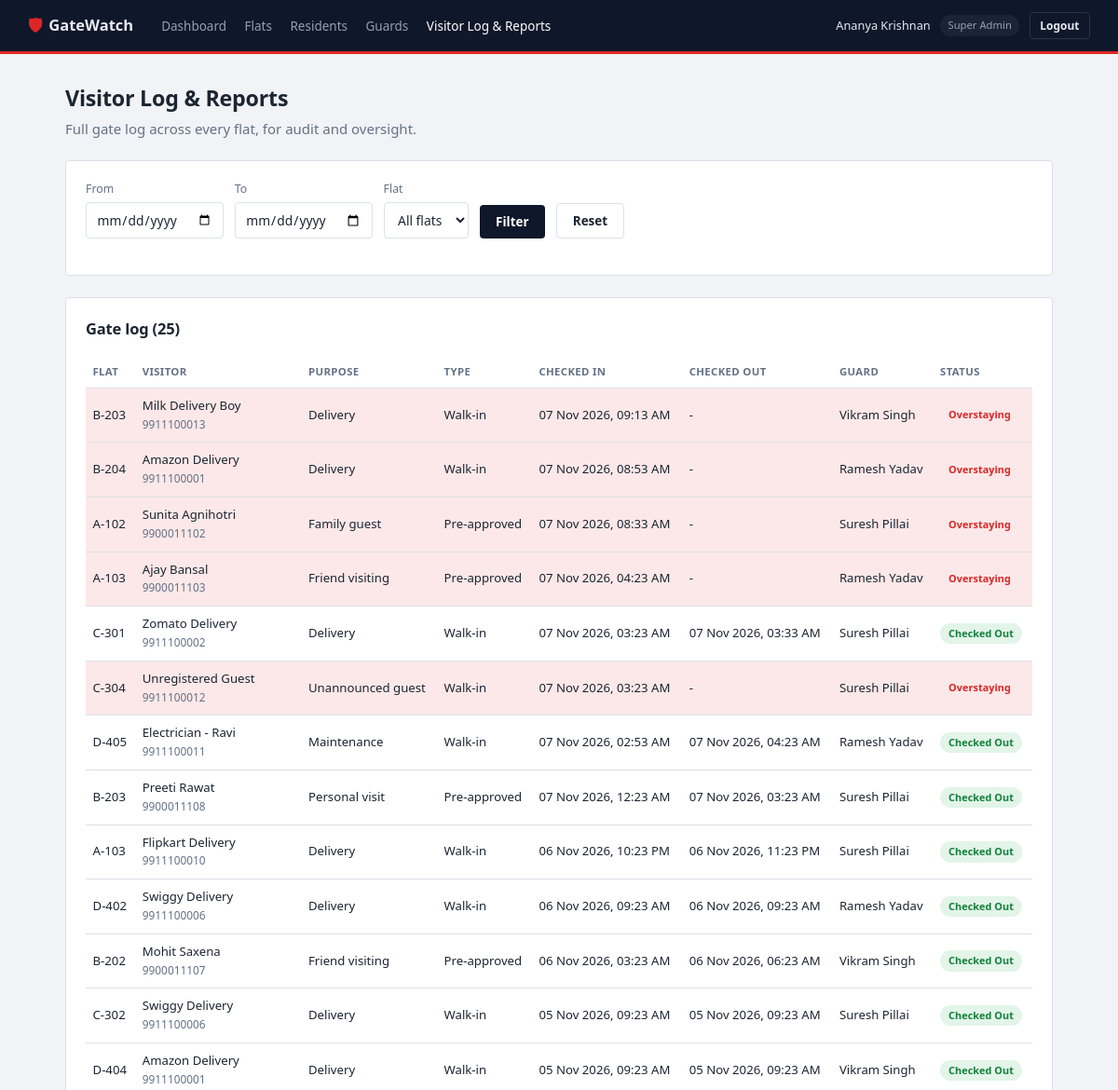
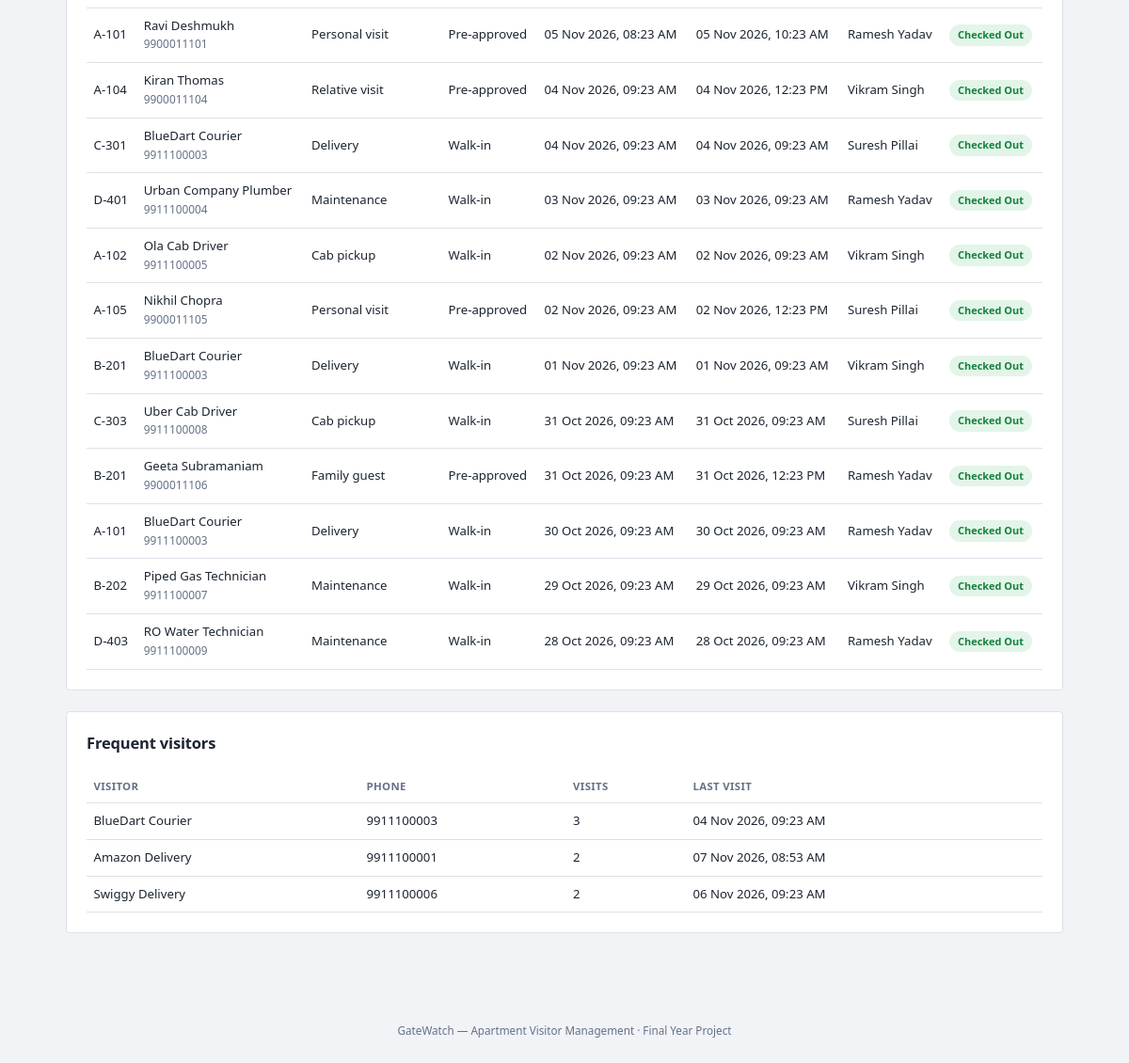
/index.php?route=admin/visitor-log (signed in), run on the app's committed database (2 pictures, top to bottom).
### tables this page shows
CREATE TABLE visitor_logs (
    id                INT AUTO_INCREMENT PRIMARY KEY,
    gate_pass_id      INT NULL,
    flat_id           INT NOT NULL,
    visitor_name      VARCHAR(100) NOT NULL,
    visitor_phone     VARCHAR(20) NULL,
    purpose           VARCHAR(255) NULL,
    photo_note        VARCHAR(255) NULL,
    checked_in_at     DATETIME NOT NULL,
    checked_in_by     INT NOT NULL,
    checked_out_at    DATETIME NULL,
    checked_out_by    INT NULL,
    created_at        TIMESTAMP NOT NULL DEFAULT CURRENT_TIMESTAMP,
    FOREIGN KEY (gate_pass_id) REFERENCES gate_passes(id) ON DELETE SET NULL,
    FOREIGN KEY (flat_id) REFERENCES flats(id),
    FOREIGN KEY (checked_in_by) REFERENCES users(id),
    FOREIGN KEY (checked_out_by) REFERENCES users(id),
    KEY idx_visitor_logs_flat (flat_id),
    KEY idx_visitor_logs_checked_out (checked_out_at),
    KEY idx_visitor_logs_checked_in_at (checked_in_at)
);

CREATE TABLE flats (
    id            INT AUTO_INCREMENT PRIMARY KEY,
    block         VARCHAR(10) NOT NULL,
    number        VARCHAR(10) NOT NULL,
    floor         INT NULL,
    created_at    TIMESTAMP NOT NULL DEFAULT CURRENT_TIMESTAMP,
    UNIQUE KEY uniq_block_number (block, number)
);

CREATE TABLE users (
    id            INT AUTO_INCREMENT PRIMARY KEY,
    name          VARCHAR(100) NOT NULL,
    email         VARCHAR(150) NOT NULL UNIQUE,
    password      VARCHAR(255) NOT NULL,
    role          ENUM('super_admin','guard','resident') NOT NULL,
    status        ENUM('active','inactive') NOT NULL DEFAULT 'active',
    created_at    TIMESTAMP NOT NULL DEFAULT CURRENT_TIMESTAMP
);

### app/controllers/AdminController.php (called while the page is built, shortened)
<?php
require_once __DIR__ . '/../models/VisitorLog.php';
class AdminController
{
    public function visitorLog(): void
    {
        $dateFrom = trim($_GET['date_from'] ?? '');
        $dateTo = trim($_GET['date_to'] ?? '');
        $flatId = (int)($_GET['flat_id'] ?? 0) ?: null;
        $logs = VisitorLog::search($dateFrom ?: null, $dateTo ?: null, $flatId);
        $frequentVisitors = VisitorLog::frequentVisitors();
        require __DIR__ . '/../views/admin/log.php';
    }
}

### public/index.php (called while the page is built, shortened)
<?php
require_once __DIR__ . '/../core/helpers.php';
require_once __DIR__ . '/../core/Database.php';
require_once __DIR__ . '/../app/models/VisitorLog.php';
require_once __DIR__ . '/../app/controllers/AdminController.php';
$router = new Router();
$router->get('login', fn() => (new AuthController())->showLogin());
$router->post('login', fn() => (new AuthController())->login());
$router->post('logout', fn() => (new AuthController())->logout());
$router->get('admin/dashboard', fn() => (new AdminController())->dashboard());
$router->get('admin/flats', fn() => (new AdminController())->flats());
$router->post('admin/flats/store', fn() => (new AdminController())->flatStore());
$router->post('admin/flats/update', fn() => (new AdminController())->flatUpdate());
$router->post('admin/flats/delete', fn() => (new AdminController())->flatDelete());
$router->get('admin/residents', fn() => (new AdminController())->residents());
$router->post('admin/residents/store', fn() => (new AdminController())->residentStore());
$router->post('admin/residents/status', fn() => (new AdminController())->residentStatus());
$router->get('admin/guards', fn() => (new AdminController())->guards());
$router->post('admin/guards/store', fn() => (new AdminController())->guardStore());
$router->post('admin/guards/status', fn() => (new AdminController())->guardStatus());
$router->get('admin/visitor-log', fn() => (new AdminController())->visitorLog());
$router->get('guard/dashboard', fn() => (new GuardController())->dashboard());
$router->get('guard/checkin', fn() => (new GuardController())->checkInForm());
$router->post('guard/checkin/lookup', fn() => (new GuardController())->lookupCode());
$router->post('guard/checkin/code', fn() => (new GuardController())->checkInByCode());
$router->post('guard/checkin/walkin', fn() => (new GuardController())->checkInWalkIn());
$router->post('guard/checkout', fn() => (new GuardController())->checkOut());
$router->get('resident/dashboard', fn() => (new ResidentController())->dashboard());
$router->get('resident/preapprove', fn() => (new ResidentController())->preapproveForm());
$router->post('resident/preapprove/store', fn() => (new ResidentController())->preapproveStore());
$router->post('resident/preapprove/cancel', fn() => (new ResidentController())->preapproveCancel());
$router->get('resident/history', fn() => (new ResidentController())->history());
$route = $_GET['route'] ?? '';
$router->dispatch($_SERVER['REQUEST_METHOD'], $route);

### core/Router.php (called while the page is built, shortened)
<?php
class Router
{
    private array $routes = ['GET' => [], 'POST' => []];
    public function get(string $route, callable $handler): void
    {
        $this->routes['GET'][$route] = $handler;
    }
    public function post(string $route, callable $handler): void
    {
        $this->routes['POST'][$route] = $handler;
    }
    public function dispatch(string $method, string $route): void
    {
        $handler = $this->routes[$method][$route] ?? null;
        try {
            $handler();
        } catch (Throwable $e) {
            error_log($e->getMessage());
            http_response_code(500);
            require __DIR__ . '/../app/views/errors/500.php';
        }
    }
}

### core/helpers.php (called while the page is built, shortened)
<?php
function e(?string $value): string
{
    return htmlspecialchars($value ?? '', ENT_QUOTES, 'UTF-8');
}
function format_datetime(?string $datetime): string
{
    $ts = strtotime($datetime);
    return $ts === false ? '-' : date('d M Y, h:i A', $ts);
}

### app/models/VisitorLog.php (called while the page is built, shortened)
<?php
require_once __DIR__ . '/../../core/Database.php';
class VisitorLog
{
    public static function search(?string $dateFrom, ?string $dateTo, ?int $flatId): array
    {
        $sql = self::baseSelect() . ' WHERE 1=1';
        $params = [];
        $sql .= ' ORDER BY vl.checked_in_at DESC LIMIT 500';
        $stmt = Database::connect()->prepare($sql);
        $stmt->execute($params);
        return $stmt->fetchAll();
    }
    public static function frequentVisitors(int $limit = 10): array
    {
        $stmt = Database::connect()->prepare(
            'SELECT visitor_name, visitor_phone, COUNT(*) AS visit_count, MAX(checked_in_at) AS last_visit
             FROM visitor_logs
             WHERE visitor_phone IS NOT NULL AND visitor_phone != ""
             GROUP BY visitor_name, visitor_phone
             HAVING COUNT(*) > 1
             ORDER BY visit_count DESC, last_visit DESC
             LIMIT ?'
        );
        $stmt->bindValue(1, $limit, PDO::PARAM_INT);
        $stmt->execute();
        return $stmt->fetchAll();
    }
    public static function overstayThreshold(array $row): int
    {
        if (!empty($row['gate_pass_id']) && !empty($row['expected_end'])) {
            return strtotime($row['expected_end']);
        }
        return strtotime($row['checked_in_at']) + self::WALKIN_MAX_STAY_HOURS * 3600;
    }
    public static function isOverstaying(array $row): bool
    {
        return empty($row['checked_out_at']) && time() > self::overstayThreshold($row);
    }
    private static function baseSelect(): string
    {
        return 'SELECT vl.*, f.block, f.number, gp.expected_end, gp.expected_start,
                        cib.name AS checked_in_by_name, cob.name AS checked_out_by_name
                 FROM visitor_logs vl
                 JOIN flats f ON f.id = vl.flat_id
                 LEFT JOIN gate_passes gp ON gp.id = vl.gate_pass_id
                 JOIN users cib ON cib.id = vl.checked_in_by
                 LEFT JOIN users cob ON cob.id = vl.checked_out_by';
    }
}

### config/database.php (called while the page is built)
<?php
return [
    'host'     => '127.0.0.1',
    'port'     => 3306,
    'database' => 'apartment_visitor_management',
    'username' => 'root',
    'password' => '',
    'charset'  => 'utf8mb4',
];

### core/Database.php (called while the page is built)
<?php
class Database
{
    private static ?PDO $instance = null;
    public static function connect(): PDO
    {
        if (self::$instance === null) {
            $config = require __DIR__ . '/../config/database.php';
            $dsn = sprintf(
                'mysql:host=%s;port=%d;dbname=%s;charset=%s',
                $config['host'],
                $config['port'],
                $config['database'],
                $config['charset']
            );
            self::$instance = new PDO($dsn, $config['username'], $config['password'], [
                PDO::ATTR_ERRMODE            => PDO::ERRMODE_EXCEPTION,
                PDO::ATTR_DEFAULT_FETCH_MODE => PDO::FETCH_ASSOC,
                PDO::ATTR_EMULATE_PREPARES   => false,
            ]);
        }
        return self::$instance;
    }
}

### app/views/admin/log.php (the view, shortened to what this page needs)
<?php $pageTitle = 'Visitor Log & Reports'; require __DIR__ . '/../partials/header.php'; require __DIR__ . '/../partials/navbar.php'; ?>
<main class="page">
    <h1>Visitor Log &amp; Reports</h1>
    <p class="page-sub">Full gate log across every flat, for audit and oversight.</p>
    <div class="card">
        <form method="GET" action="/index.php" class="filter-bar">
            <label>From <input type="date" name="date_from" value="<?= e($_GET['date_from'] ?? '') ?>"></label>
            <label>To <input type="date" name="date_to" value="<?= e($_GET['date_to'] ?? '') ?>"></label>
            <label>Flat
                <select name="flat_id">
                    <option value="">All flats</option>
                </select>
            </label>
            <button type="submit" class="btn btn-primary">Filter</button>
            <a class="btn btn-ghost" href="/index.php?route=admin/visitor-log">Reset</a>
        </form>
    </div>
    <div class="card">
        <div class="card-head"><h2>Gate log (<?= count($logs) ?>)</h2></div>
        <?php if (empty($logs)): ?>
            <p class="empty-state">No visitor entries match this filter.</p>
        <?php else: ?>
        <div class="table-scroll">
        <table class="data-table">
            <tr><th>Flat</th><th>Visitor</th><th>Purpose</th><th>Type</th><th>Checked in</th><th>Checked out</th><th>Guard</th><th>Status</th></tr>
            <?php foreach ($logs as $row): $over = VisitorLog::isOverstaying($row); ?>
                <tr class="<?= $over ? 'row-overstay' : '' ?>">
                    <td><?= e($row['block'] . '-' . $row['number']) ?></td>
                    <td><?= e($row['visitor_name']) ?><?php if (!empty($row['visitor_phone'])): ?><br><span class="muted"><?= e($row['visitor_phone']) ?></span><?php endif; ?></td>
                    <td><?= e($row['purpose'] ?? '-') ?></td>
                    <td><?= $row['gate_pass_id'] ? 'Pre-approved' : 'Walk-in' ?></td>
                    <td><?= format_datetime($row['checked_in_at']) ?></td>
                    <td><?= $row['checked_out_at'] ? format_datetime($row['checked_out_at']) : '-' ?></td>
                    <td><?= e($row['checked_in_by_name']) ?></td>
                    <td>
                        <?php if (!$row['checked_out_at'] && $over): ?><span class="badge badge-overstay">Overstaying</span>
                        <?php elseif (!$row['checked_out_at']): ?><span class="badge badge-inside">Inside</span>
                        <?php else: ?><span class="badge badge-checked_out">Checked out</span><?php endif; ?>
                    </td>
                </tr>
            <?php endforeach; ?>
        </table>
        </div>
        <?php endif; ?>
    </div>
    <div class="card">
        <div class="card-head"><h2>Frequent visitors</h2></div>
        <?php if (empty($frequentVisitors)): ?>
            <p class="empty-state">Not enough repeat visits yet to surface a frequent-visitor list.</p>
        <?php else: ?>
        <div class="table-scroll">
        <table class="data-table">
            <tr><th>Visitor</th><th>Phone</th><th>Visits</th><th>Last visit</th></tr>
            <?php foreach ($frequentVisitors as $fv): ?>
                <tr>
                    <td><?= e($fv['visitor_name']) ?></td>
                    <td><?= e($fv['visitor_phone']) ?></td>
                    <td><?= (int)$fv['visit_count'] ?></td>
                    <td><?= format_datetime($fv['last_visit']) ?></td>
                </tr>
            <?php endforeach; ?>
        </table>
        </div>
        <?php endif; ?>
    </div>
</main>
<?php require __DIR__ . '/../partials/footer.php'; ?>

### public/assets/css/style.css (style rules this page uses)
:root { --bg: #f1f3f6; --bg-elevated: #ffffff; --bg-card: #ffffff; --border: #dde1e7; --text: #1c2531; --text-muted: #647186; --accent: #dc2626; --accent-dark: #b91c1c; --accent-contrast: #ffffff; --slate: #0f172a; --slate-elevated: #1a2436; --slate-border: #2a3648; --slate-text: #e6eaf0; --slate-text-muted: #93a0b4; --danger: #dc2626; --danger-bg: #fce8e8; --success: #15803d; --success-bg: #e2f5e8; --warning: #b45309; --warning-bg: #fdf1dc; --info: #475569; --info-bg: #eaedf1; --radius: 4px; --font: 'Segoe UI', system-ui, -apple-system, Roboto, sans-serif; --mono: 'Consolas', 'SFMono-Regular', Menlo, monospace; }
* { box-sizing: border-box; }
html, body { margin: 0; padding: 0; background: var(--bg); color: var(--text); font-family: var(--font); font-size: 15px; line-height: 1.5; }
a { color: var(--accent); text-decoration: none; }
h1, h2, h3 { font-weight: 600; margin: 0 0 0.5em; letter-spacing: -0.01em; }
h1 { font-size: 1.55rem; }
h2 { font-size: 1.1rem; }
.muted { color: var(--text-muted); font-size: 0.9em; }
.btn { display: inline-block; padding: 0.55rem 1.1rem; border-radius: var(--radius); border: 1px solid transparent; font-size: 0.9rem; font-weight: 600; cursor: pointer; font-family: inherit; }
.btn-primary { background: var(--slate); color: #fff; }
.btn-ghost { background: transparent; color: var(--text); border-color: var(--border); }
.page { max-width: 1120px; margin: 0 auto; padding: 2rem; }
.page-sub { color: var(--text-muted); margin-top: -0.5rem; margin-bottom: 1.5rem; }
.card { background: var(--bg-card); border: 1px solid var(--border); border-radius: var(--radius); padding: 1.4rem; margin-bottom: 1.5rem; }
.card-head { display: flex; align-items: center; justify-content: space-between; margin-bottom: 1rem; gap: 1rem; flex-wrap: wrap; }
.card-head h1, .card-head h2 { margin: 0; }
.data-table { width: 100%; border-collapse: collapse; font-size: 0.88rem; }
.data-table th, .data-table td { text-align: left; padding: 0.6rem 0.5rem; border-bottom: 1px solid var(--border); }
.data-table th { color: var(--text-muted); font-weight: 600; font-size: 0.76rem; text-transform: uppercase; letter-spacing: 0.03em; }
.data-table tr.row-overstay { background: var(--danger-bg); }
.table-scroll { overflow-x: auto; }
.badge { display: inline-block; padding: 0.2rem 0.6rem; border-radius: 12px; font-size: 0.73rem; font-weight: 600; text-transform: capitalize; white-space: nowrap; }
.badge-active, .badge-used, .badge-checked_out { background: var(--success-bg); color: var(--success); }
.badge-expired, .badge-overstay { background: var(--danger-bg); color: var(--danger); }
input[type=text], input[type=email], input[type=password], input[type=number], input[type=tel], input[type=datetime-local], input[type=date], select, textarea { background: var(--bg-elevated); border: 1px solid var(--border); border-radius: var(--radius); color: var(--text); padding: 0.55rem 0.7rem; font-family: inherit; font-size: 0.92rem; }
.filter-bar { display: flex; gap: 0.8rem; align-items: flex-end; flex-wrap: wrap; margin-bottom: 1.2rem; }
.filter-bar label { display: flex; flex-direction: column; gap: 0.3rem; font-size: 0.82rem; color: var(--text-muted); }

### data on the page
visitor_logs: flat.number "B-203", visitor_name "Milk Delivery Boy", visitor_phone "9911100013", purpose "Delivery", shows "Walk-in", checked_in_at "07 Nov 2026, 09:13 AM", checked_in_by.name "Vikram Singh", shows "Overstaying"
visitor_logs: flat.number "B-204", visitor_name "Amazon Delivery", visitor_phone "9911100001", purpose "Delivery", shows "Walk-in", checked_in_at "07 Nov 2026, 08:53 AM", checked_in_by.name "Ramesh Yadav", shows "Overstaying"
visitor_logs: flat.number "A-102", visitor_name "Sunita Agnihotri", visitor_phone "9900011102", purpose "Family guest", shows "Pre-approved", checked_in_at "07 Nov 2026, 08:33 AM", checked_in_by.name "Suresh Pillai", shows "Overstaying"
visitor_logs: flat.number "A-103", visitor_name "Ajay Bansal", visitor_phone "9900011103", purpose "Friend visiting", shows "Pre-approved", checked_in_at "07 Nov 2026, 04:23 AM", checked_in_by.name "Ramesh Yadav", shows "Overstaying"
visitor_logs: flat.number "C-301", visitor_name "Zomato Delivery", visitor_phone "9911100002", purpose "Delivery", shows "Walk-in", checked_in_at "07 Nov 2026, 03:23 AM", checked_out_at "07 Nov 2026, 03:33 AM", checked_in_by.name "Suresh Pillai", shows "Checked Out"
visitor_logs: flat.number "C-304", visitor_name "Unregistered Guest", visitor_phone "9911100012", purpose "Unannounced guest", shows "Walk-in", checked_in_at "07 Nov 2026, 03:23 AM", checked_in_by.name "Suresh Pillai", shows "Overstaying"
visitor_logs: flat.number "D-405", visitor_name "Electrician - Ravi", visitor_phone "9911100011", purpose "Maintenance", shows "Walk-in", checked_in_at "07 Nov 2026, 02:53 AM", checked_out_at "07 Nov 2026, 04:23 AM", checked_in_by.name "Ramesh Yadav", shows "Checked Out"
visitor_logs: flat.number "B-203", visitor_name "Preeti Rawat", visitor_phone "9900011108", purpose "Personal visit", shows "Pre-approved", checked_in_at "07 Nov 2026, 12:23 AM", checked_out_at "07 Nov 2026, 03:23 AM", checked_in_by.name "Suresh Pillai", shows "Checked Out"
visitor_logs: flat.number "A-103", visitor_name "Flipkart Delivery", visitor_phone "9911100010", purpose "Delivery", shows "Walk-in", checked_in_at "06 Nov 2026, 10:23 PM", checked_out_at "06 Nov 2026, 11:23 PM", checked_in_by.name "Suresh Pillai", shows "Checked Out"
visitor_logs: flat.number "D-402", visitor_name "Swiggy Delivery", visitor_phone "9911100006", purpose "Delivery", shows "Walk-in", checked_in_at "06 Nov 2026, 09:23 AM", checked_out_at "06 Nov 2026, 09:23 AM", checked_in_by.name "Ramesh Yadav", shows "Checked Out"
visitor_logs: flat.number "B-202", visitor_name "Mohit Saxena", visitor_phone "9900011107", purpose "Friend visiting", shows "Pre-approved", checked_in_at "06 Nov 2026, 03:23 AM", checked_out_at "06 Nov 2026, 06:23 AM", checked_in_by.name "Vikram Singh", shows "Checked Out"
visitor_logs: flat.number "C-302", visitor_name "Swiggy Delivery", visitor_phone "9911100006", purpose "Delivery", shows "Walk-in", checked_in_at "05 Nov 2026, 09:23 AM", checked_out_at "05 Nov 2026, 09:23 AM", checked_in_by.name "Suresh Pillai", shows "Checked Out"
visitor_logs: flat.number "D-404", visitor_name "Amazon Delivery", visitor_phone "9911100001", purpose "Delivery", shows "Walk-in", checked_in_at "05 Nov 2026, 09:23 AM", checked_out_at "05 Nov 2026, 09:23 AM", checked_in_by.name "Vikram Singh", shows "Checked Out"
visitor_logs: flat.number "A-101", visitor_name "Ravi Deshmukh", visitor_phone "9900011101", purpose "Personal visit", shows "Pre-approved", checked_in_at "05 Nov 2026, 08:23 AM", checked_out_at "05 Nov 2026, 10:23 AM", checked_in_by.name "Ramesh Yadav", shows "Checked Out"
visitor_logs: flat.number "A-104", visitor_name "Kiran Thomas", visitor_phone "9900011104", purpose "Relative visit", shows "Pre-approved", checked_in_at "04 Nov 2026, 09:23 AM", checked_out_at "04 Nov 2026, 12:23 PM", checked_in_by.name "Vikram Singh", shows "Checked Out"
visitor_logs: flat.number "C-301", visitor_name "BlueDart Courier", visitor_phone "9911100003", purpose "Delivery", shows "Walk-in", checked_in_at "04 Nov 2026, 09:23 AM", checked_out_at "04 Nov 2026, 09:23 AM", checked_in_by.name "Suresh Pillai", shows "Checked Out"
visitor_logs: flat.number "D-401", visitor_name "Urban Company Plumber", visitor_phone "9911100004", purpose "Maintenance", shows "Walk-in", checked_in_at "03 Nov 2026, 09:23 AM", checked_out_at "03 Nov 2026, 09:23 AM", checked_in_by.name "Ramesh Yadav", shows "Checked Out"
visitor_logs: flat.number "A-102", visitor_name "Ola Cab Driver", visitor_phone "9911100005", purpose "Cab pickup", shows "Walk-in", checked_in_at "02 Nov 2026, 09:23 AM", checked_out_at "02 Nov 2026, 09:23 AM", checked_in_by.name "Vikram Singh", shows "Checked Out"
visitor_logs: flat.number "A-105", visitor_name "Nikhil Chopra", visitor_phone "9900011105", purpose "Personal visit", shows "Pre-approved", checked_in_at "02 Nov 2026, 09:23 AM", checked_out_at "02 Nov 2026, 12:23 PM", checked_in_by.name "Suresh Pillai", shows "Checked Out"
visitor_logs: flat.number "B-201", visitor_name "BlueDart Courier", visitor_phone "9911100003", purpose "Delivery", shows "Walk-in", checked_in_at "01 Nov 2026, 09:23 AM", checked_out_at "01 Nov 2026, 09:23 AM", checked_in_by.name "Vikram Singh", shows "Checked Out"
visitor_logs: flat.number "C-303", visitor_name "Uber Cab Driver", visitor_phone "9911100008", purpose "Cab pickup", shows "Walk-in", checked_in_at "31 Oct 2026, 09:23 AM", checked_out_at "31 Oct 2026, 09:23 AM", checked_in_by.name "Suresh Pillai", shows "Checked Out"
visitor_logs: flat.number "B-201", visitor_name "Geeta Subramaniam", visitor_phone "9900011106", purpose "Family guest", shows "Pre-approved", checked_in_at "31 Oct 2026, 09:23 AM", checked_out_at "31 Oct 2026, 12:23 PM", checked_in_by.name "Ramesh Yadav", shows "Checked Out"
visitor_logs: flat.number "A-101", visitor_name "BlueDart Courier", visitor_phone "9911100003", purpose "Delivery", shows "Walk-in", checked_in_at "30 Oct 2026, 09:23 AM", checked_out_at "30 Oct 2026, 09:23 AM", checked_in_by.name "Ramesh Yadav", shows "Checked Out"
visitor_logs: flat.number "B-202", visitor_name "Piped Gas Technician", visitor_phone "9911100007", purpose "Maintenance", shows "Walk-in", checked_in_at "29 Oct 2026, 09:23 AM", checked_out_at "29 Oct 2026, 09:23 AM", checked_in_by.name "Vikram Singh", shows "Checked Out"
visitor_logs: flat.number "D-403", visitor_name "RO Water Technician", visitor_phone "9911100009", purpose "Maintenance", shows "Walk-in", checked_in_at "28 Oct 2026, 09:23 AM", checked_out_at "28 Oct 2026, 09:23 AM", checked_in_by.name "Ramesh Yadav", shows "Checked Out"

### other printed values
$label "Dashboard"
$label "Flats"
$label "Residents"
$label "Guards"
$label "Visitor Log & Reports"
Auth::name() "Ananya Krishnan"
str_replace('_', ' ', $role) "Super Admin"
count($logs) "25"
$fv['visitor_name'] "BlueDart Courier"
$fv['visitor_phone'] "9911100003"
$fv['visit_count'] "3"
format_datetime($fv['last_visit']) "04 Nov 2026, 09:23 AM"
$fv['visitor_name'] "Amazon Delivery"
$fv['visitor_phone'] "9911100001"
$fv['visit_count'] "2"
